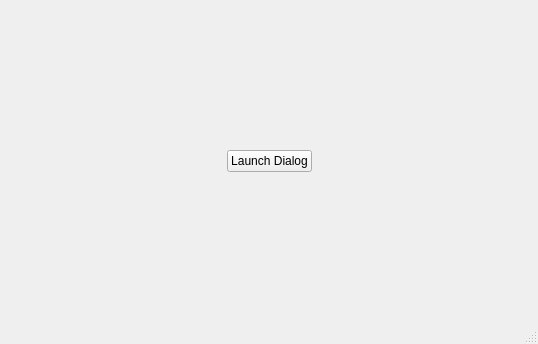
<?xml version="1.0" encoding="UTF-8"?>
<ui version="4.0">
 <class>MainWindow</class>
 <widget class="QMainWindow" name="MainWindow">
  <property name="geometry">
   <rect>
    <x>0</x>
    <y>0</y>
    <width>538</width>
    <height>344</height>
   </rect>
  </property>
  <property name="windowTitle">
   <string>MainWindow</string>
  </property>
  <property name="windowIcon">
   <iconset resource="../resources/resources.qrc">
    <normaloff>:/images/icons/micron_logo.jpg</normaloff>:/images/icons/micron_logo.jpg</iconset>
  </property>
  <widget class="QWidget" name="centralwidget">
   <layout class="QVBoxLayout" name="verticalLayout">
    <item>
     <layout class="QHBoxLayout" name="horizontalLayout">
      <item>
       <spacer name="horizontalSpacer">
        <property name="orientation">
         <enum>Qt::Horizontal</enum>
        </property>
        <property name="sizeHint" stdset="0">
         <size>
          <width>40</width>
          <height>20</height>
         </size>
        </property>
       </spacer>
      </item>
      <item>
       <widget class="QPushButton" name="launchButton">
        <property name="text">
         <string>Launch Dialog</string>
        </property>
       </widget>
      </item>
      <item>
       <spacer name="horizontalSpacer_2">
        <property name="orientation">
         <enum>Qt::Horizontal</enum>
        </property>
        <property name="sizeHint" stdset="0">
         <size>
          <width>40</width>
          <height>20</height>
         </size>
        </property>
       </spacer>
      </item>
     </layout>
    </item>
   </layout>
  </widget>
  <widget class="QMenuBar" name="menubar">
   <property name="geometry">
    <rect>
     <x>0</x>
     <y>0</y>
     <width>538</width>
     <height>22</height>
    </rect>
   </property>
  </widget>
  <widget class="QStatusBar" name="statusbar"/>
 </widget>
 <resources>
  <include location="../resources/resources.qrc"/>
 </resources>
 <connections/>
</ui>
